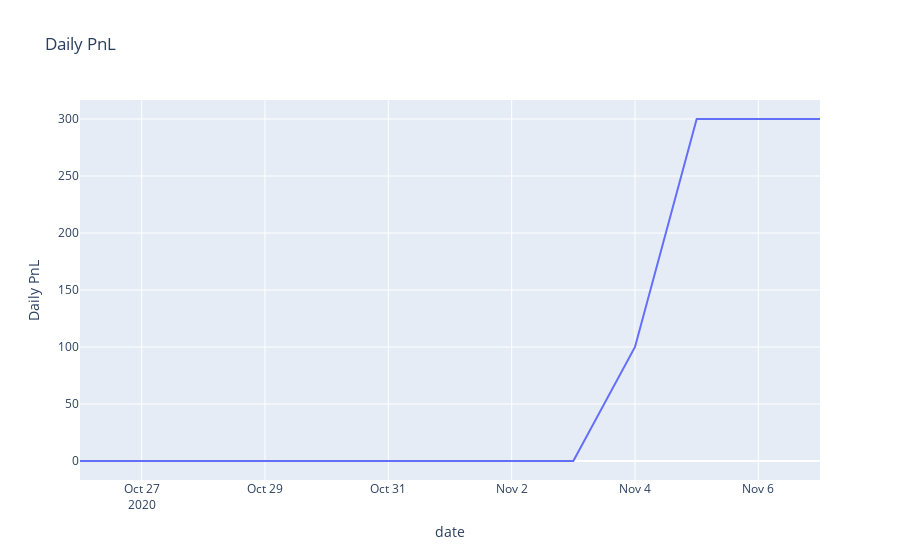

Here is the notebook cell this chart was saved with:
### Code cell
px.line(daily_pnl,
        x = 'date',
        y = 'Daily PnL',
       title="Daily PnL")

### Figure 1 — Plotly figure (JSON) as saved in the notebook; plotly's stock layout.template omitted (floating-point values rounded to 4 significant figures)
{"data": [{"hovertemplate": "date=%{x}<br>Daily PnL=%{y}<extra></extra>", "legendgroup": "", "line": {"color": "#636efa", "dash": "solid"}, "mode": "lines", "name": "", "orientation": "v", "showlegend": false, "type": "scatter", "x": ["2020-10-26T00:00:00", "2020-10-27T00:00:00", "2020-10-28T00:00:00", "2020-10-29T00:00:00", "2020-10-30T00:00:00", "2020-10-31T00:00:00", "2020-11-01T00:00:00", "2020-11-02T00:00:00", "2020-11-03T00:00:00", "2020-11-04T00:00:00", "2020-11-05T00:00:00", "2020-11-06T00:00:00", "2020-11-07T00:00:00"], "xaxis": "x", "y": [0, 0, 0, 0, 0, 0, 0, 0, 0, 100, 300, 300, 300], "yaxis": "y"}], "layout": {"legend": {"tracegroupgap": 0}, "title": {"text": "Daily PnL"}, "xaxis": {"anchor": "y", "domain": [0, 1], "title": {"text": "date"}}, "yaxis": {"anchor": "x", "domain": [0, 1], "title": {"text": "Daily PnL"}}}}
